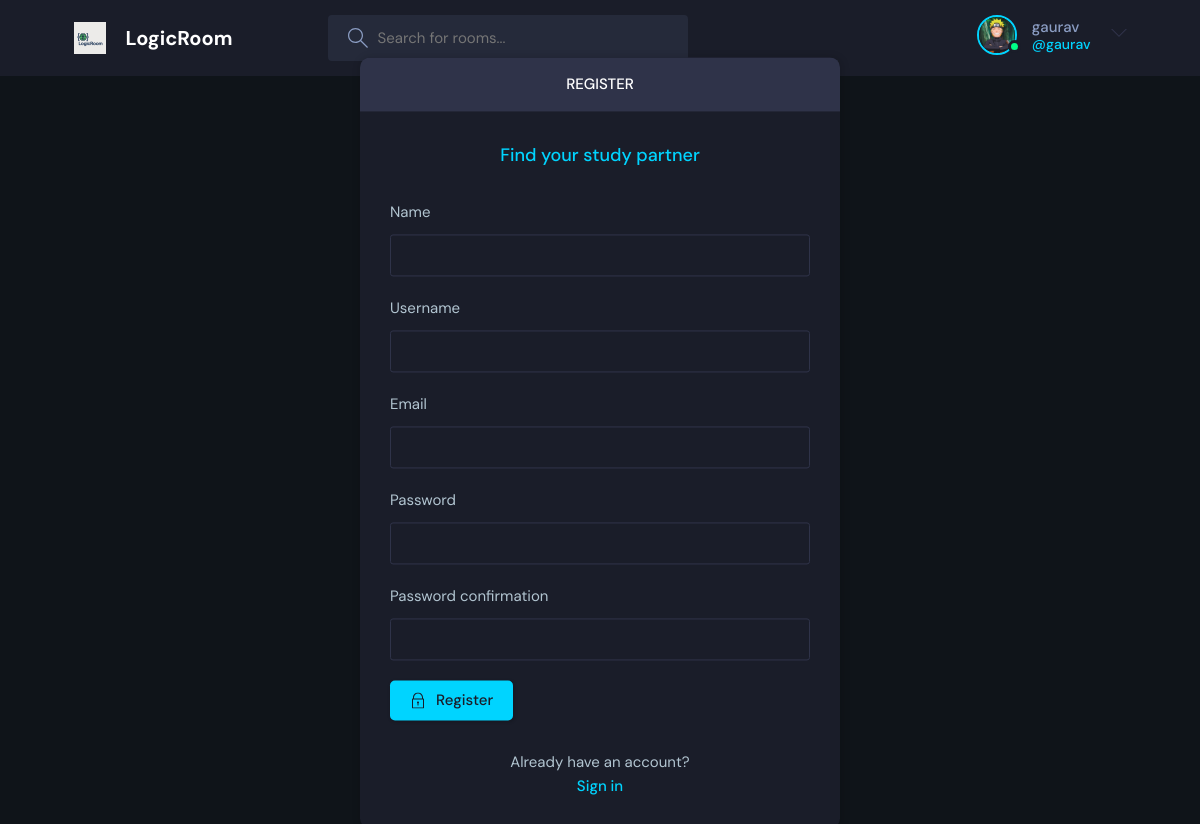
Page /register/ (signed in) on the committed database.
### base/models.py (models this page shows)
class User(AbstractUser):
  name = models.CharField(max_length=200, null=True)
  email = models.EmailField(unique = True,null=True)
  bio = models.TextField(null=True)
  avatar = models.ImageField(null=True, default="avatar.svg")
  USERNAME_FIELD = 'email'
  REQUIRED_FIELDS = []

### base/views.py (the view, shortened to what this page needs)
# urls.py: path('register/',views.registerPage,name = 'register'),
def registerPage(request):
  form = MyUserCreationForm()
  return render(request,'base/login_register.html',{'form':form})

### base/forms.py
class MyUserCreationForm(UserCreationForm):
    class Meta:
        model = User
        fields = ['name', 'username', 'email', 'password1', 'password2']

### base/templates/base/login_register.html (shortened to what this page needs)
{% extends 'main.html' %}
{% block content %}
<main class="auth layout">
  {% if page == 'login' %}
  <div class="container">
    <div class="layout__box">
      <div class="layout__boxHeader">
        <div class="layout__boxTitle">
          <h3>Login</h3>
        </div>
      </div>
      <div class="layout__body">
        <h2 class="auth__tagline">Find your study partner</h2>
        <form class="form" action="" method="POST">
          {% csrf_token %}
          <div class="form__group form__group">
            <label for="room_name">Email</label>
            <input id="username" name="email" type="email" placeholder=" "/>
            </div>
          <div class=" form__group">
            <label for="password">Password</label>
            <input id="password" name="password" type="password"
              placeholder="" />
          </div>
          <button class="btn btn--main" type="submit">
            <svg version="1.1" xmlns="http://www.w3.org/2000/svg" width="32" height="32" viewBox="0 0 32 32">
              <title>lock</title>
              <path
                d="M27 12h-1v-2c0-5.514-4.486-10-10-10s-10 4.486-10 10v2h-1c-0.553 0-1 0.447-1 1v18c0 0.553 0.447 1 1 1h22c0.553 0 1-0.447 1-1v-18c0-0.553-0.447-1-1-1zM8 10c0-4.411 3.589-8 8-8s8 3.589 8 8v2h-16v-2zM26 30h-20v-16h20v16z">
              </path>
              <path
                d="M15 21.694v4.306h2v-4.306c0.587-0.348 1-0.961 1-1.694 0-1.105-0.895-2-2-2s-2 0.895-2 2c0 0.732 0.413 1.345 1 1.694z">
              </path>
            </svg>
            Login
          </button>
        </form>
        <div class="auth__action">
          <p>Don't have an account?</p>
          <a href="{% url 'register' %}" class="btn btn--link">Sign Up</a>
        </div>
      </div>
    </div>
  </div>
  {% else %}
  <div class="container">
    <div class="layout__box">
      <div class="layout__boxHeader">
        <div class="layout__boxTitle">
          <h3>Register</h3>
        </div>
      </div>
      <div class="layout__body">
        <h2 class="auth__tagline">Find your study partner</h2>
        <form class="form" action="" method="POST">
          {% for field in form %}
          <div class="form__group form__group">
            <label for="room_name">{{field.label}}</label>
            {{field}}
          </div>
          {% endfor %}
          <button class="btn btn--main" type="submit">
            Register
          </button>
        </form>
        <div class="auth__action">
          <p>Already have an account?</p>
          <a href="{% url 'login' %}" class="btn btn--link">Sign in</a>
        </div>
      </div>
    </div>
  </div>
  {% endif %}
</main>
{% endblock content %}

### templates/navbar.html (shortened to what this page needs)
{%load static%}
<header class="header header--loggedIn">
  <div class="container">
    <a href="{%url 'home'%}" class="header__logo">
      <img src="{%static 'images/logo.png'%}" />
      <h1>LogicRoom</h1>
    </a>
    <form class="header__search" method="GET" action="{%url 'home'%}">
      <label>
        <input name="q" placeholder="Search for rooms..." />
      </label>
    </form>
    <nav class="header__menu">
      {%if request.user.is_authenticated%}
      <div class="header__user">
        <a href="{% url 'update-user'%}">
          <div class="avatar avatar--medium active">
            <img src="{{request.user.avatar.url}}" />
          </div>
          <p>
            {{request.user.username}}<span>@{{request.user.username}}</span>
          </p>
        </a>
        <button class="dropdown-button">
          <svg
            version="1.1"
            xmlns="http://www.w3.org/2000/svg"
            width="32"
            height="32"
            viewBox="0 0 32 32"
          >
            <title>chevron-down</title>
            <path d="M16 21l-13-13h-3l16 16 16-16h-3l-13 13z"></path>
          </svg>
        </button>
      </div>
      {%else%}
      <a href="{%url 'login'%}">
        <img src="{%static 'images/avatar.svg'%}" />
        <p>Login</p>
      </a>
      {%endif%}
    </nav>
  </div>
</header>

### rows in the picture
User: user.avatar (picture), user.username "gaurav"

### other values in the picture
{{ field.label }} "Name" "Username" "Email" "Password" "Password confirmation"
